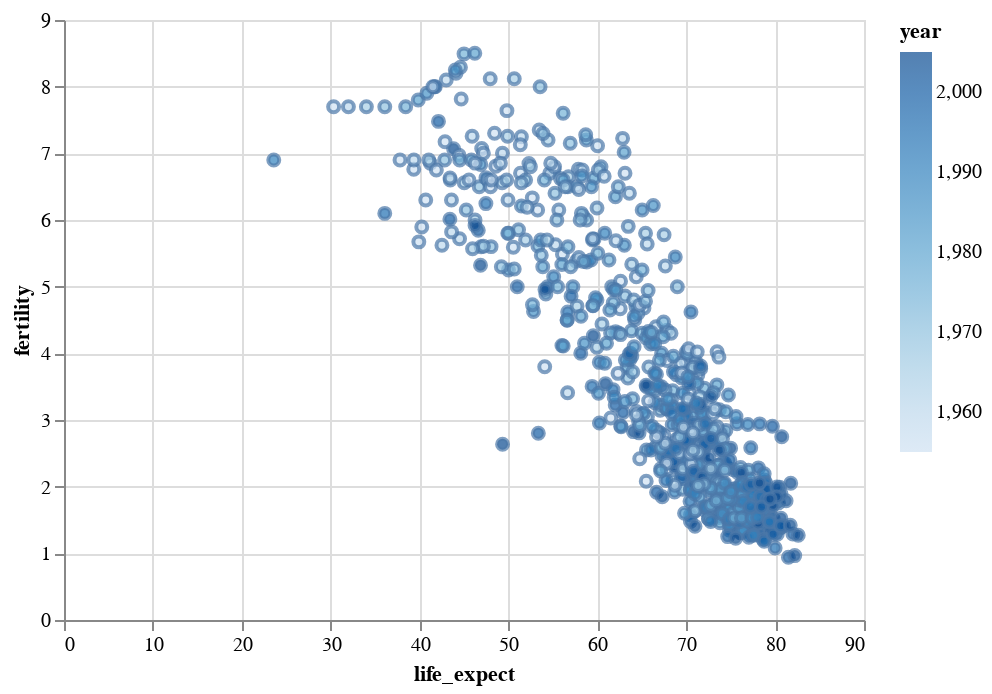

Write notebook code for a chart like this one.
### Markdown cell above
##### Color Coding
Let's first try to assess the stability through time by coloring the dots with passing time. In order to do this, we just add a color enconding as an option.

### Code cell
alt.Chart(df).mark_point().encode(
    x = 'life_expect',
    y = 'fertility',
    fill = 'year'
)

### Figure 1 — Vega-Lite specification as saved in the notebook (floating-point values rounded to 4 significant figures; data arrays with more than 128 entries replaced by an {"elided": "..."} marker saying what was removed)
{"$schema": "https://vega.github.io/schema/vega-lite/v3.4.0.json", "config": {"mark": {"tooltip": null}, "view": {"height": 300, "width": 400}}, "data": {"name": "data-89be1acdd14c7effd56f4dd0fabf92c3"}, "datasets": {"data-89be1acdd14c7effd56f4dd0fabf92c3": {"elided": "693 records"}}, "encoding": {"fill": {"field": "year", "type": "quantitative"}, "x": {"field": "life_expect", "type": "quantitative"}, "y": {"field": "fertility", "type": "quantitative"}}, "mark": "point"}
